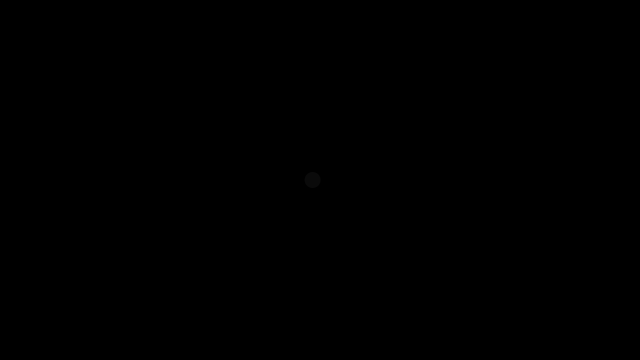
Frame 1 (no input)
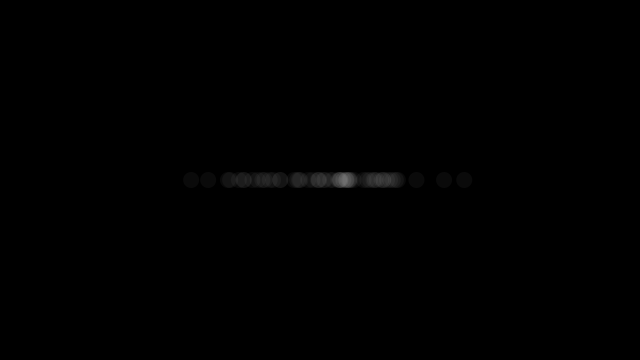
Frame 60 (the mouse pressed at the canvas centre just before this capture)
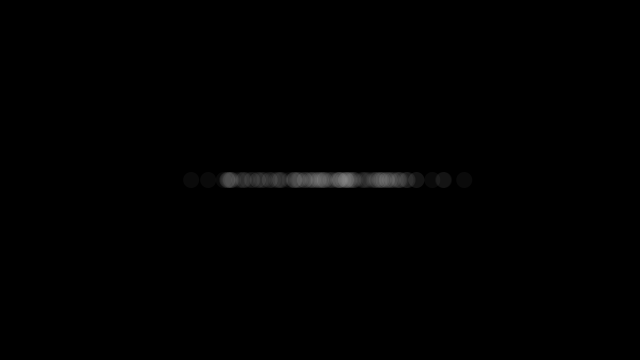
Frame 120 (the mouse held since frame 60 and released just before this capture)

The Processing sketch that drew these frames (run headless with seeded random() and noise(); from frame 60 on, the mouse is pressed at the canvas centre):

// Processing sketch: noc00_gaussian
// ── noc00_gaussian.pde

import java.util.Random;

Random generator;

void setup() {
  size(640,360);
  generator = new Random();
  background(0);
}

void draw() {

  float num = (float)generator.nextGaussian();
  
  float sd = 60;
  float mean = 320;
  
  float x = sd * num + mean;
  
  noStroke();
  fill(255,10);
  ellipse(x,180,16,16);
}
